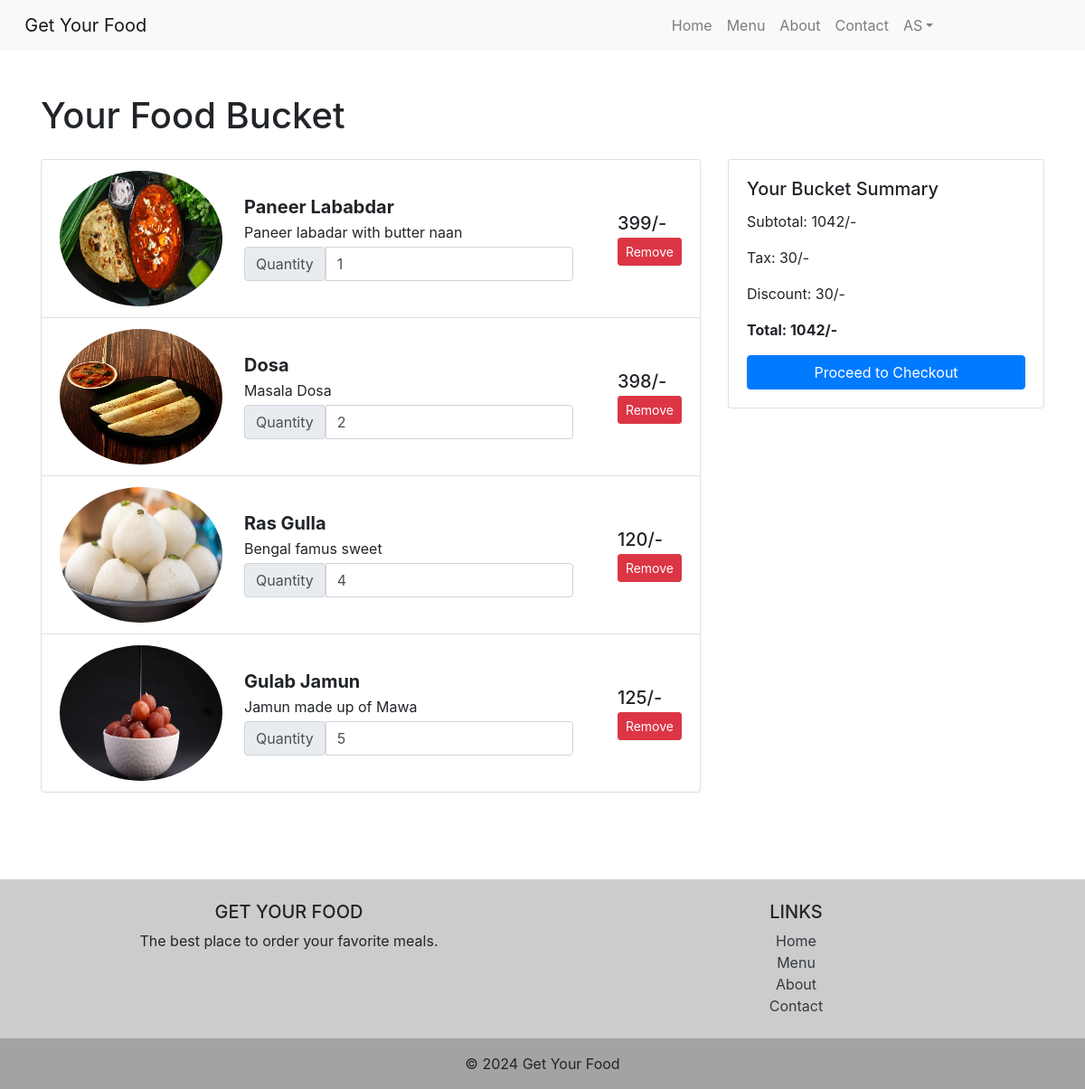
/cart/ (signed in), run on the app's committed database.
### ajax_app/models.py (models this page shows, shortened)
class CustomUser(AbstractUser):
    phone_number = models.CharField(max_length=10)
    address = models.CharField(max_length=100)
    image = models.ImageField(upload_to='user_image/', null=True)
    groups = models.ManyToManyField(
        Group,
        related_name='customuser_set',
        blank=True,
        help_text=('The groups this user belongs to. A user will get all permissions granted to each of their groups.'),
        related_query_name='customuser',
    )
    user_permissions = models.ManyToManyField(
        Permission,
        related_name='customuser_set',
        blank=True,
        help_text=('Specific permissions for this user.'),
        related_query_name='customuser',
    )

class Cart(models.Model):
    user = models.ForeignKey(CustomUser, on_delete=models.CASCADE)
    product = models.ForeignKey(Product, on_delete=models.CASCADE)
    quantity = models.IntegerField(default=1)
    total_price = models.IntegerField(default=0)
    created_at = models.DateTimeField(auto_now_add=True)
    updated_at = models.DateTimeField(auto_now=True)
    class Meta:
        ordering = ('-created_at',)

class Product(models.Model):
    name = models.CharField(max_length=100)
    price = models.IntegerField(default=0)
    description = models.CharField(max_length=100)
    image = models.ImageField(upload_to='images/')
    category = models.ForeignKey(Category, on_delete=models.CASCADE)
    class Meta:
        ordering = ['category']

### ajax_app/views.py (the view)
# urls.py: path('cart/', CartView.as_view(), name='cart'),
class CartView(generic.View):
    def get(self, request):
        cart = Cart.objects.filter(user=request.user)
        total = cart.aggregate(total=Sum('total_price'))
        return render(request, 'cart.html', {'cart': cart, 'total_price':total})

### ajax_app/templates/cart.html (shortened to what this page needs)
{% extends "base.html" %}
{% load static %}
{% block content %}
<div class="container my-5">
    <h1 class="mb-4">Your Food Bucket</h1>
    <div class="row">
        <div class="col-md-8">
            <div class="list-group cart-items">
                {% for item in  cart%}
                <div class="list-group-item d-flex justify-content-between align-items-center cart-item">
                    <div class="d-flex align-items-center">
                        <img class="img-fluid rounded-circle" src="{{item.product.image.url}}" alt="..." style='width:180px;height:150px;'>
                        <div class="ms-3 ml-4">
                            <h5 class="mb-1"><b>{{item.product.name}}</b></h5>
                            <p class="mb-1">{{item.product.description}}</p>
                            <div class="input-group input-group">
                                <span class="input-group-text">Quantity</span>
                                <input type="number" class="form-control cart-quantity" data-id="{{item.id}}" value="{{item.quantity}}" min="1">
                            </div>
                        </div>
                    </div>
                    <div class="text-end">
                        <h5 class="mb-1 cart-item-price">{{item.total_price}}/-</h5>
                        <button class="btn btn-danger btn-sm remove_cart" data-id="{{item.id}}">Remove</button>
                    </div>
                </div>
                {% empty %}
                    <h3>&nbsp&nbsp&nbsp&nbspNo items added to cart...</h3>
                {% endfor %}
            </div>
        </div>
        {% if cart %}
        <div class="col-md-4">
            <div class="card">
                <div class="card-body">
                    <h5 class="card-title">Your Bucket Summary</h5>
                    <p class="card-text" >Subtotal: <span id="subtotal">{{total_price.total}}</span>/-</p>
                    <p class="card-text">Tax: 30/-</p>
                    <p class="card-text">Discount: 30/-</p>
                    <p class="card-text" ><strong>Total: <span id="total_price">{{total_price.total}}</span>/-</strong></p>
                    <form id="order_form">
                        <button type="submit" class="btn btn-primary btn-block">Proceed to Checkout</button>
                    </form>
                </div>
            </div>
        </div>
        {% else %}
            <br><br><br><br><br><br><br>
        {% endif %}
    </div>
</div>
<br><br>
{% endblock content %}

### ajax_app/templates/base.html (shortened to what this page needs)
{% load static %}
<!DOCTYPE html>
<html lang="en">
<head>
    <link href="https://stackpath.bootstrapcdn.com/bootstrap/4.5.2/css/bootstrap.min.css" rel="stylesheet">
    <link href="https://cdnjs.cloudflare.com/ajax/libs/font-awesome/5.15.4/css/all.min.css" rel="stylesheet">
    <link href="{% static 'ajax_app/style.css' %}" rel="stylesheet">
</head>
<body>
    <nav class="navbar navbar-expand-lg navbar-light bg-light">
        <a class="navbar-brand" href="{% url 'home' %}">&nbsp;&nbsp;Get Your Food</a>
        <div class="collapse navbar-collapse" id="navbarNav">
            <ul class="navbar-nav ml-auto">
                <li class="nav-item">
                    <a class="nav-link" href="{% url 'home' %}">Home</a>
                </li>
                <li class="nav-item">
                    <a class="nav-link" href="{% url 'menu' %}">Menu</a>
                </li>
                <li class="nav-item">
                    <a class="nav-link" href="{% url 'about' %}">About</a>
                </li>
                <li class="nav-item">
                    <a class="nav-link" href="{% url 'contact' %}">Contact</a>
                </li>
                <li class="nav-item">
                    {% if request.user.is_authenticated %}
                        <li class="nav-item dropdown">
                            <a class="nav-link dropdown-toggle" data-toggle="dropdown" href="#" role="button" aria-expanded="false">{{user| upper}}</a>
                        </li>
                    {% else %}
                        <a class="nav-link" href="{% url 'login' %}">Login</a>
                    {% endif %}
                </li>
                <li class="nav-item">
                </li>
                <li class="nav-item">
                </li>
            </ul>
        </div>
    </nav>
    {% block content %}
    {% endblock %}
    <footer class="text-center text-lg-start" style="background-color: rgba(0, 0, 0, 0.2);">
        <div class="container p-4">
            <div class="row">
                <div class="col-lg-6 col-md-12 mb-4 mb-md-0">
                    <h5 class="text-uppercase">Get Your Food</h5>
                    <p>
                        The best place to order your favorite meals.
                    </p>
                </div>
                <div class="col-lg-6 col-md-12 mb-4 mb-md-0">
                    <h5 class="text-uppercase">Links</h5>
                    <ul class="list-unstyled mb-0">
                        <li>
                            <a href="{% url 'home' %}" class="text-dark">Home</a>
                        </li>
                        <li>
                            <a href="{% url 'menu' %}" class="text-dark">Menu</a>
                        </li>
                        <li>
                            <a href="{% url 'about' %}" class="text-dark">About</a>
                        </li>
                        <li>
                            <a href="{% url 'contact' %}" class="text-dark">Contact</a>
                        </li>
                    </ul>
                </div>
            </div>
        </div>
        <div class="text-center p-3" style="background-color: rgba(0, 0, 0, 0.2);">
            © 2024 Get Your Food
        </div>
    </footer>
    <link href="https://cdnjs.cloudflare.com/ajax/libs/font-awesome/5.15.4/css/all.min.css" rel="stylesheet">
</body>
</html>

### ajax_app/static/ajax_app/style.css (style rules this page uses)
.img-fluid { max-width: 100%; height: auto; }

### data on the page
CustomUser: username "AS"
Cart: product.image (picture), product.name "Paneer Lababdar", product.description "Paneer labadar with butter naan", quantity "1", total_price "399"
Cart: product.image (picture), product.name "Dosa", product.description "Masala Dosa", quantity "2", total_price "398"
Cart: product.image (picture), product.name "Ras Gulla", product.description "Bengal famus sweet", quantity "4", total_price "120"
Cart: product.image (picture), product.name "Gulab Jamun", product.description "Jamun made up of Mawa", quantity "5", total_price "125"

### other printed values
{{ total_price.total }} "1042"
